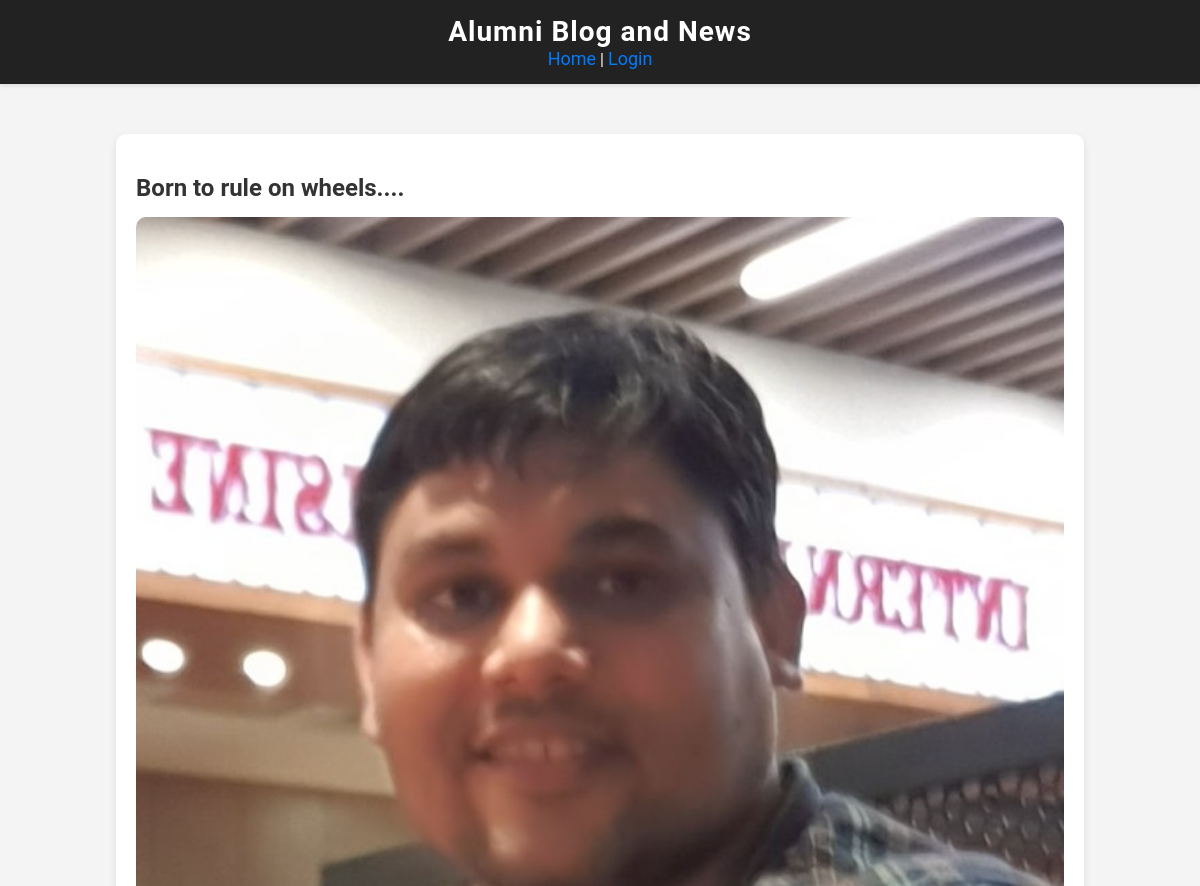
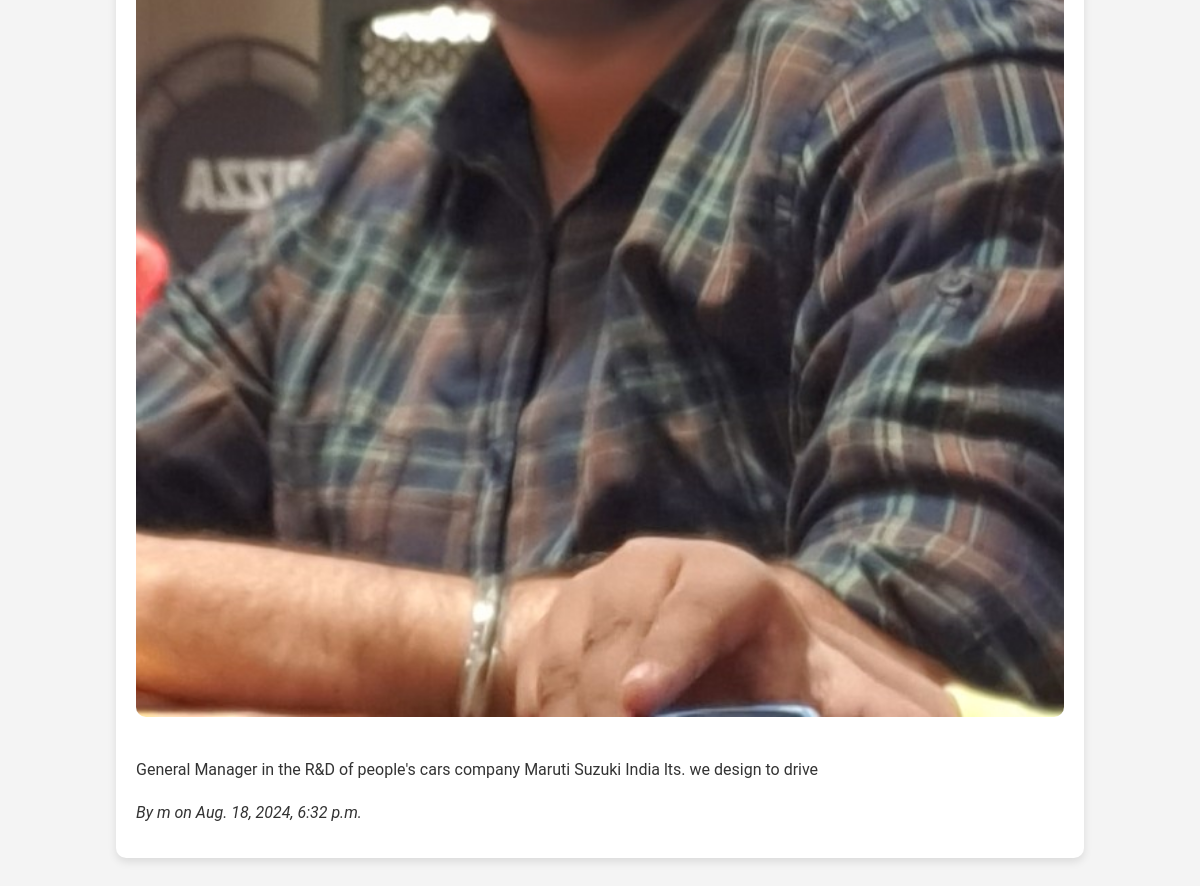
The app's page /blog/13/ with its own data (2 pictures, top to bottom).
### blog/models.py (models this page shows, shortened)
class Blog(models.Model):
    title = models.CharField(max_length=200)
    content = models.TextField()
    author = models.ForeignKey(User, on_delete=models.CASCADE)
    created_at = models.DateTimeField(auto_now_add=True)
    image = models.ImageField(upload_to='blog_images/', default='/blog_images/Indian_Institute_of_Technology,_Indore_Logo.png')

### blog/views.py (the view)
# urls.py: path('blog/<int:id>/', views.blog_detail, name='blog_detail'),
def blog_detail(request, id):
    blog = Blog.objects.get(id=id)
    return render(request, 'blog_detail.html', {'blog': blog})

### templates/blog_detail.html (shortened to what this page needs)
{% extends 'base.html' %}
{% block content %}
<div style="max-width: 1200px; margin: 30px auto; padding: 20px;">
    <article style="width: 80%; margin: 0 auto; background-color: #fff; border-radius: 10px; box-shadow: 0 4px 8px rgba(0, 0, 0, 0.1); padding: 20px;">
        <h1 style="font-size: 24px; margin-bottom: 15px;">{{ blog.title }}</h1>
        {% if blog.image %}
            <img src="{{ blog.image.url }}" alt="{{ blog.title }}" style="width: 100%; height: auto; border-radius: 10px; margin-bottom: 20px;">
        {% endif %}
        <p style="margin-bottom: 20px; line-height: 1.6;">{{ blog.content }}</p>
        <p style="margin-top: 20px; font-style: italic;">By {{ blog.author.username }} on {{ blog.created_at }}</p>
    </article>
</div>
{% endblock %}

### static/styles.css (style rules this page uses)
body { font-family: 'Roboto', sans-serif; background-color: #f4f4f4; margin: 0; padding: 0; color: #333; }

### records on screen
Blog: title "Born to rule on wheels....", image (picture), content "General Manager in the R&D of people's cars company Maruti Suzuki India lts. we design to drive", author.username "m", created_at "Aug. 18, 2024, 6:32 p.m."
